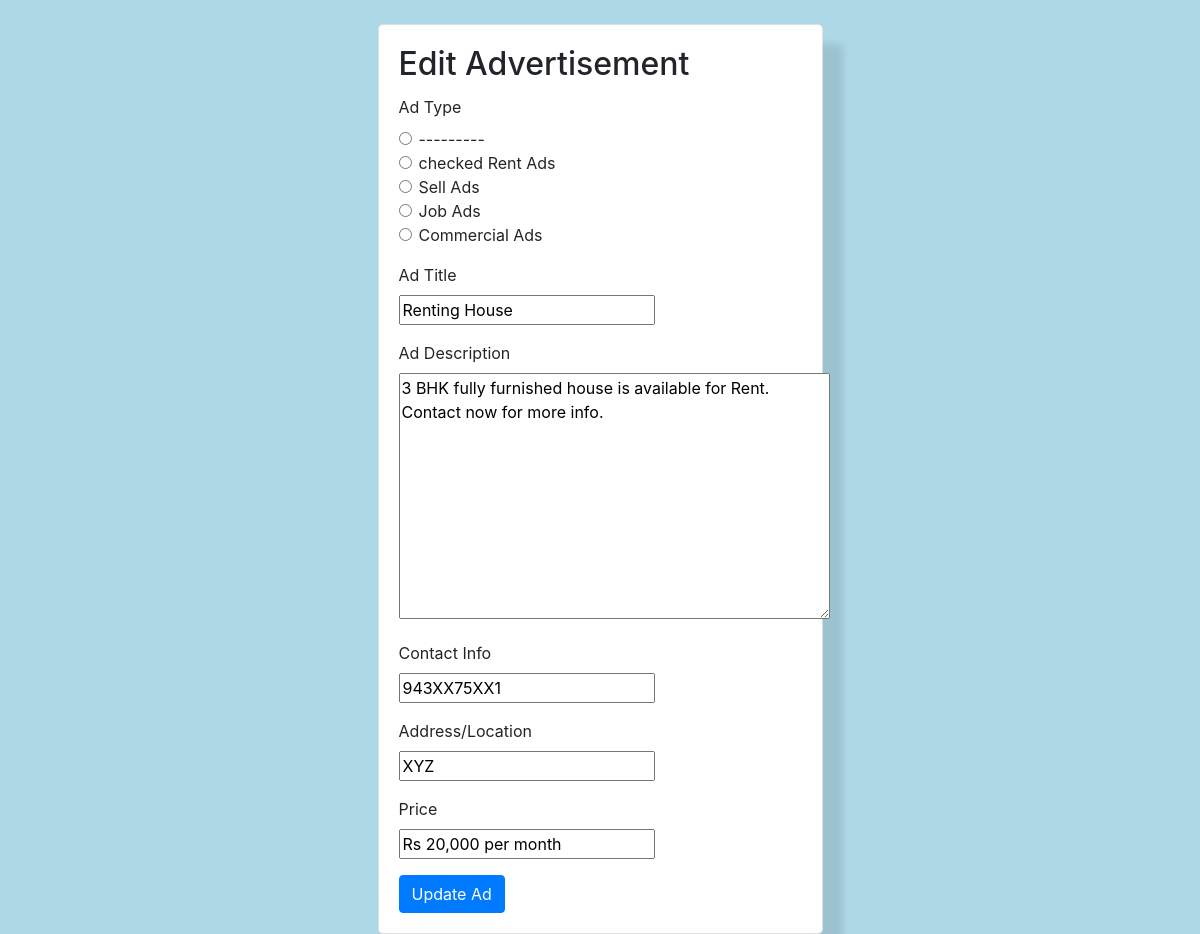
/update/10/ (signed in), run on the app's committed database.
### mainApp/models.py (models this page shows, shortened)
class AdPostModel(models.Model):
    AD_TYPES_CHOICES = [
        ('rent', 'Rent Ads'),
        ('sell', 'Sell Ads'),
        ('job', 'Job Ads'),
        ('commercial', 'Commercial Ads'),
    ]
    user = models.ForeignKey(User, on_delete=models.CASCADE)
    ad_type = models.CharField(max_length=20, choices=AD_TYPES_CHOICES)
    ad_title = models.CharField(max_length=100)
    ad_description = models.TextField()
    contact_info = models.CharField(max_length=100)
    address = models.CharField(max_length=200)
    price = models.CharField(max_length=50)
    created_at = models.DateTimeField(auto_now_add=True)

### mainApp/views.py (the view)
# urls.py: path('update/<str:pk>/', views.update_post, name='update_post')
@login_required(login_url='loginPage')
def update_post(request, pk):
    post = get_object_or_404(AdPostModel, id=pk, user=request.user)
    if request.method == 'POST':
        form = AdPostForm(request.POST, instance=post)
        if form.is_valid():
            form.save()
            return redirect('dashboard')
    else:
        form = AdPostForm(instance=post)
    context = {'form': form, 'post': post}
    return render(request, 'editPost.html', context)

### mainApp/forms.py
class AdPostForm(forms.ModelForm):
    class Meta:
        model = AdPostModel
        fields = ['ad_type', 'ad_title', 'ad_description', 'contact_info', 'address', 'price']
        widget = {
            'ad_type': forms.Select(attrs={'class': 'form-control', 'placeholder': 'Select Ad Type'}),
            'ad_title': forms.TextInput(attrs={'class': 'form-control', 'placeholder': 'Enter Ad Title'}),
            'ad_description': forms.Textarea(attrs={'class': 'form-control', 'placeholder': 'Enter Ad Description'}),
            'contact_info': forms.TextInput(attrs={'class': 'form-control', 'placeholder': 'Enter Contact Info'}),
            'address': forms.TextInput(attrs={'class': 'form-control', 'placeholder': 'Enter Address'}),
            'price': forms.TextInput(attrs={'class': 'form-control', 'placeholder': 'Enter Price'}),
        }

### mainApp/templates/editPost.html (shortened to what this page needs)
<!DOCTYPE html>
<html lang="en">
<head>
     <link rel="stylesheet" href="https://maxcdn.bootstrapcdn.com/bootstrap/4.5.2/css/bootstrap.min.css">
</head>
<body>
    <div class="container mt-4">
        <div class="row justify-content-center">
            <div class="col-md-5">
                <div class="card" id="card">
                    <div class="card-body">
                        <h2 class="card-title">Edit Advertisement</h2>
                            <form action="{% url 'update_post' post.id %}" method="POST">
                                    <div class="form-group">
                                        <label>Ad Type</label>
                                        {% for choice_value, choice_label in form.ad_type.field.choices %}
                                    <div class="form-check">
                                    <input class="form-check-input" type="radio" name="{{ form.ad_type.name }}" id="id_{{ form.ad_type.id_for_label }}_{{ forloop.counter }}" value="{{ choice_value }}" >
                                {% if form.ad_type.value == choice_value %}checked{% endif %}
                                    <label class="form-check-label" for="id_{{ form.ad_type.id_for_label }}_{{ forloop.counter }}" style="outline: none;">{{ choice_label }}</label>
                                    </div>
                                {% endfor %}
                                    </div>
                                <div class="form-group">
                                    <label>Ad Title</label>
                                    <br>
                                    {{form.ad_title}}
                                    </div>
                                <div class="form-group">
                                    <label>Ad Description</label>
                                    <br>
                                    {{form.ad_description}}
                                </div>
                            <div class="form-group">
                                <label>Contact Info</label>
                                 <br>
                                    {{form.contact_info}}
                                </div>
                                <div class="form-group">
                                    <label>Address/Location</label>
                                    <br>
                                    {{form.address}}
                                </div>
                                <div class="form-group">
                                <label >Price</label>
                                <br>
                                {{form.price}}
                                </div>
                                <button type="submit" class="btn btn-primary">Update Ad</button>
                            </form>
                        </div>
                    </div>
                </div>
          </div>
    </div>
</body>
</html>

### mainApp/templates/editPost.html (style rules this page uses)
body { background-color: #add8e6; }
.card { background-color: #ffffff; border-radius: 5px; box-shadow: 20px 20px 7px rgba(0, 0, 0, 0.1); transition: box-shadow 0.3s, background-color 0.3s }

### data on the page
AdPostModel: ad_title "Renting House", ad_description "3 BHK fully furnished house is available for Rent. Contact now for more info.", contact_info "943XX75XX1", address "XYZ", price "Rs 20,000 per month"

### other printed values
{{ choice_label }} "---------" "Rent Ads" "Sell Ads" "Job Ads" "Commercial Ads"
